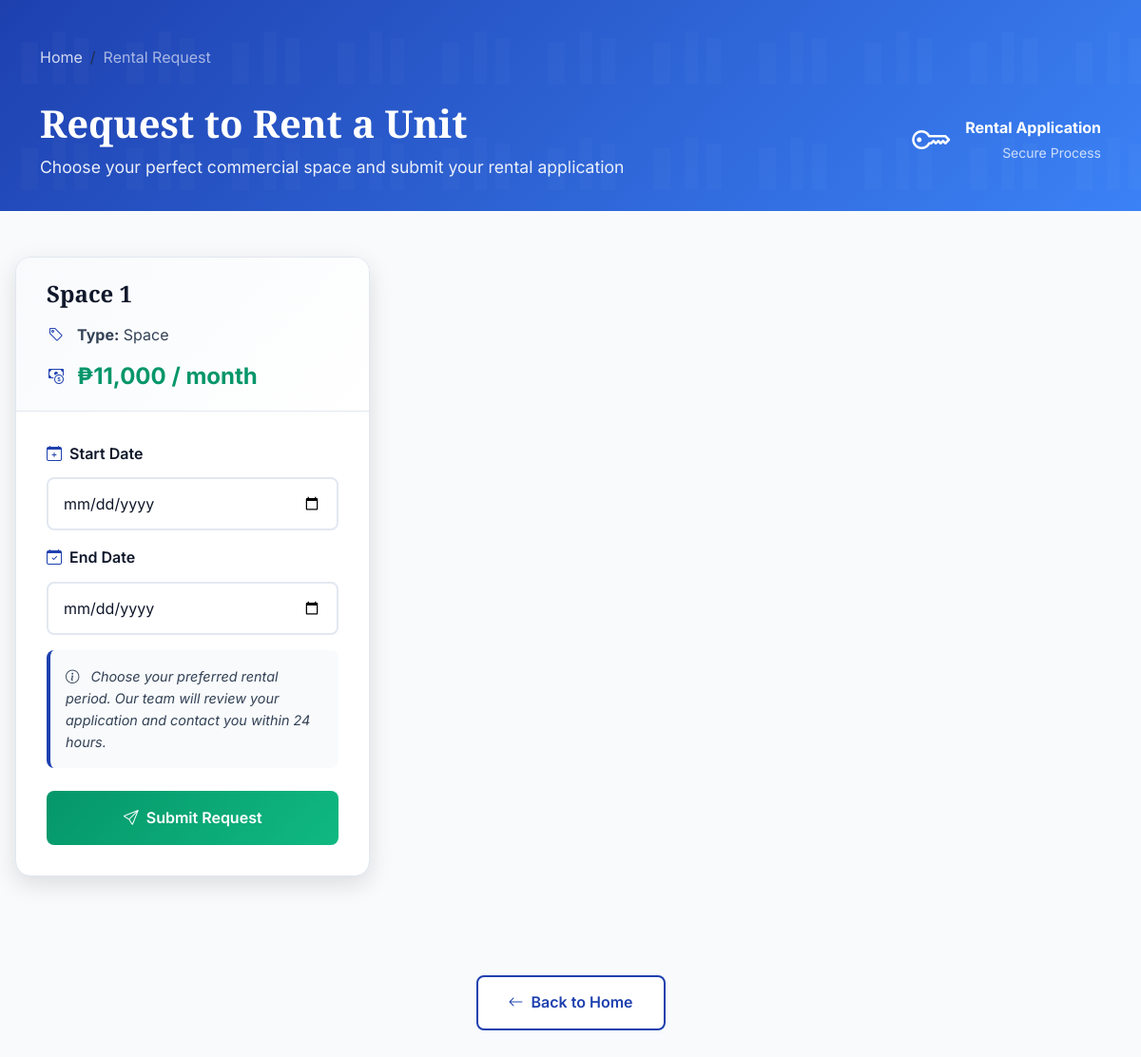
The page /rent_request.php?space_id=59 (signed in) on the database its author committed.
### tables this page shows
CREATE TABLE `space` (
  `Space_ID` int(11) NOT NULL,
  `Name` varchar(255) DEFAULT NULL,
  `SpaceType_ID` int(11) DEFAULT NULL,
  `UA_ID` int(11) DEFAULT NULL,
  `Street` varchar(255) DEFAULT NULL,
  `Brgy` varchar(255) DEFAULT NULL,
  `City` varchar(255) DEFAULT NULL,
  `Photo` varchar(255) DEFAULT NULL,
  `Price` decimal(10,2) DEFAULT NULL,
  `Flow_Status` varchar(10) NOT NULL DEFAULT 'new',
  `Photo1` varchar(255) DEFAULT NULL,
  `Photo2` varchar(255) DEFAULT NULL,
  `Photo3` varchar(255) DEFAULT NULL,
  `Photo4` varchar(255) DEFAULT NULL,
  `Photo5` varchar(255) DEFAULT NULL
);

CREATE TABLE `spacetype` (
  `SpaceType_ID` int(11) NOT NULL,
  `SpaceTypeName` varchar(255) DEFAULT NULL
);

### database/database.php (called while the page is built, shortened)
<?php
class Database {
    private $host = "localhost";
    private $dbname = "asrp";
    private $user = "root";
    private $pass = "";
    private $pdo;
    public function __construct() {
        $dsn = "mysql:host={$this->host};dbname={$this->dbname};charset=utf8mb4";
        $options = [
            PDO::ATTR_ERRMODE            => PDO::ERRMODE_EXCEPTION,
            PDO::ATTR_DEFAULT_FETCH_MODE => PDO::FETCH_ASSOC,
            PDO::ATTR_EMULATE_PREPARES   => false,
        ];
        try {
            $this->pdo = new PDO($dsn, $this->user, $this->pass, $options);
        } catch (PDOException $e) {
            die("Database connection failed: " . $e->getMessage());
        }
    }
    public function getAvailableUnitsForRental($id) {
        $sql = "SELECT s.Space_ID, s.Name, s.Price, st.SpaceTypeName
                FROM space s
                LEFT JOIN spacetype st ON s.SpaceType_ID = st.SpaceType_ID
                LEFT JOIN spaceavailability sa ON s.Space_ID = sa.Space_ID AND sa.Status = 'Occupied'
                WHERE sa.Status IS NULL AND s.Space_ID = ?";
        try {
            $stmt = $this->pdo->prepare($sql);
            $stmt->execute([$id]);
            return $stmt->fetchAll();
        } catch (PDOException $e) {
            return [];
        }
    }
}
?>

### rent_request.php (the view, shortened to what this page needs)
<?php
require 'database/database.php';
$db = new Database();
$logged_in = isset($_SESSION['client_id']);
$id = $_GET["space_id"];
$available_units = $db->getAvailableUnitsForRental($id);
?>
<!doctype html>
<html lang="en">
<head>
    <link rel="stylesheet" href="https://cdn.jsdelivr.net/npm/bootstrap-icons@1.11.3/font/bootstrap-icons.css">
    <link rel="stylesheet" href="https://cdnjs.cloudflare.com/ajax/libs/font-awesome/6.5.0/css/all.min.css">
    <link href="https://cdn.jsdelivr.net/npm/bootstrap@5.3.6/dist/css/bootstrap.min.css" rel="stylesheet">
</head>
<body>
    <div class="main-container">
        <section class="rental-header">
            <div class="container">
                <nav aria-label="breadcrumb">
                    <ol class="breadcrumb">
                        <li class="breadcrumb-item"><a href="index.php">Home</a></li>
                        <li class="breadcrumb-item active" aria-current="page">Rental Request</li>
                    </ol>
                </nav>
                <div class="row align-items-center">
                    <div class="col-md-8">
                        <h1>Request to Rent a Unit</h1>
                        <p>Choose your perfect commercial space and submit your rental application</p>
                    </div>
                    <div class="col-md-4 text-md-end">
                        <div class="d-flex align-items-center justify-content-md-end">
                            <i class="bi bi-key fs-1 me-3"></i>
                            <div>
                                <div class="fw-bold">Rental Application</div>
                                <small class="opacity-75">Secure Process</small>
                            </div>
                        </div>
                    </div>
                </div>
            </div>
        </section>
        <?php if (!$logged_in): ?>
            <div class="login-required animate-on-scroll">
                <div class="login-card">
                    <div class="login-icon">
                        <i class="bi bi-shield-lock"></i>
                    </div>
                    <h2 class="login-title">Login Required</h2>
                    <p class="login-description">
                        Please log in to your account to submit a rental request. If you don't have an account,
                        you can register from our homepage.
                    </p>
                    <button class="btn btn-primary btn-lg" data-bs-toggle="modal" data-bs-target="#loginModal">
                        <i class="bi bi-person me-2"></i>Login to Continue
                    </button>
                </div>
            </div>
        <?php else: ?>
            <div class="row">
                <?php if ($available_units && count($available_units) > 0): ?>
                    <?php foreach ($available_units as $space): ?>
                        <div class="col-lg-6 col-xl-4 mb-4 animate-on-scroll">
                            <div class="rental-card">
                                <div class="rental-card-header">
                                    <h3 class="rental-card-title"><?= htmlspecialchars($space['Name']) ?></h3>
                                    <div class="rental-info">
                                        <div class="info-item">
                                            <i class="bi bi-tag"></i>
                                            <span><strong>Type:</strong> <?= htmlspecialchars($space['SpaceTypeName']) ?></span>
                                        </div>
                                        <div class="info-item">
                                            <i class="bi bi-cash-coin"></i>
                                            <span class="price-highlight">₱<?= number_format($space['Price'], 0) ?> / month</span>
                                        </div>
                                    </div>
                                </div>
                                <div class="rental-card-body">
                                    <form method="post" action="" onsubmit="return showConfirmModal(this, <?= htmlspecialchars(json_encode($space['Price'])) ?>, '<?= htmlspecialchars($space['Name']) ?>');">
                                        <div class="mb-3">
                                            <label class="form-label">
                                                <i class="bi bi-calendar-plus"></i>
                                                Start Date
                                            </label>
                                            <input type="date" name="start_date" class="form-control" required min="<?= date('Y-m-d') ?>">
                                        </div>
                                        <div class="mb-3">
                                            <label class="form-label">
                                                <i class="bi bi-calendar-check"></i>
                                                End Date
                                            </label>
                                            <input type="date" name="end_date" class="form-control" required min="<?= date('Y-m-d') ?>">
                                        </div>
                                        <div class="rental-notes">
                                            <p>
                                                <i class="bi bi-info-circle me-2"></i>
                                                Choose your preferred rental period. Our team will review your application and contact you within 24 hours.
                                            </p>
                                        </div>
                                        <button type="submit" class="request-btn">
                                            <i class="bi bi-send"></i>
                                            Submit Request
                                        </button>
                                    </form>
                                </div>
                            </div>
                        </div>
                    <?php endforeach; ?>
                <?php endif; ?>
            </div>
        <?php endif; ?>
        <div class="navigation-section">
            <a href="index.php" class="nav-btn">
                <i class="bi bi-arrow-left"></i>
                Back to Home
            </a>
        </div>
    </div>
</body>
</html>

### rent_request.php (style rules this page uses)
:root { --primary: #1e40af; --primary-light: #3b82f6; --primary-dark: #1e3a8a; --secondary: #0f172a; --accent: #ef4444; --accent-light: #f87171; --success: #059669; --warning: #d97706; --light: #f8fafc; --lighter: #ffffff; --gray: #64748b; --gray-light: #e2e8f0; --gray-dark: #334155; --shadow-sm: 0 1px 3px rgba(0, 0, 0, 0.05); --shadow-md: 0 4px 12px rgba(0, 0, 0, 0.08); --shadow-lg: 0 8px 24px rgba(0, 0, 0, 0.12); --shadow-xl: 0 16px 40px rgba(0, 0, 0, 0.15); --border-radius: 16px; --border-radius-sm: 8px; --transition: all 0.3s cubic-bezier(0.4, 0, 0.2, 1); }
* { margin: 0; padding: 0; box-sizing: border-box; }
body { font-family: 'Inter', -apple-system, BlinkMacSystemFont, sans-serif; background: var(--light); color: var(--secondary); line-height: 1.6; padding-top: 2rem; }
.main-container { max-width: 1200px; margin: 0 auto; padding: 0 1rem; }
.rental-header { background: linear-gradient(135deg, var(--primary) 0%, var(--primary-light) 100%); color: white; padding: 3rem 0 2rem; margin: -2rem -1rem 3rem; position: relative; overflow: hidden; }
.rental-header::before { content: ''; position: absolute; top: 0; left: 0; right: 0; bottom: 0; opacity: 0.2; }
.rental-header h1 { font-family: 'Playfair Display', serif; font-size: 2.5rem; font-weight: 700; margin-bottom: 0.5rem; position: relative; z-index: 2; }
.rental-header p { font-size: 1.1rem; opacity: 0.9; margin-bottom: 0; position: relative; z-index: 2; }
.breadcrumb { background: transparent; padding: 0; margin: 0 0 2rem 0; position: relative; z-index: 2; }
.breadcrumb-item a { color: rgba(255, 255, 255, 0.8); text-decoration: none; }
.breadcrumb-item.active { color: rgba(255, 255, 255, 0.6); }
.rental-card { background: var(--lighter); border-radius: var(--border-radius); box-shadow: var(--shadow-lg); border: 1px solid var(--gray-light); overflow: hidden; transition: var(--transition); height: 100%; position: relative; }
.rental-card-header { background: linear-gradient(135deg, var(--light) 0%, var(--lighter) 100%); padding: 1.5rem 2rem 1rem; border-bottom: 1px solid var(--gray-light); }
.rental-card-title { font-family: 'Playfair Display', serif; font-size: 1.5rem; font-weight: 700; color: var(--secondary); margin-bottom: 1rem; }
.rental-info { display: flex; flex-direction: column; gap: 0.75rem; }
.info-item { display: flex; align-items: center; color: var(--gray-dark); }
.info-item i { color: var(--primary); margin-right: 0.75rem; width: 20px; text-align: center; }
.price-highlight { font-size: 1.5rem; font-weight: 700; color: var(--success); }
.rental-card-body { padding: 2rem; }
.form-label { font-weight: 600; color: var(--secondary); margin-bottom: 0.75rem; display: flex; align-items: center; }
.form-label i { margin-right: 0.5rem; color: var(--primary); }
.form-control { background: var(--lighter); border: 2px solid var(--gray-light); border-radius: var(--border-radius-sm); padding: 0.875rem 1rem; font-size: 1rem; transition: var(--transition); color: var(--secondary); }
.rental-notes { background: var(--light); border-radius: var(--border-radius-sm); padding: 1rem; margin-bottom: 1.5rem; border-left: 4px solid var(--primary); }
.rental-notes p { color: var(--gray-dark); font-size: 0.9rem; margin: 0; font-style: italic; }
.request-btn { background: linear-gradient(135deg, var(--success) 0%, #10b981 100%); color: white; border: none; border-radius: var(--border-radius-sm); padding: 1rem 2rem; font-weight: 600; font-size: 1rem; width: 100%; transition: var(--transition); display: flex; align-items: center; justify-content: center; }
.request-btn i { margin-right: 0.5rem; }
.navigation-section { text-align: center; margin-top: 3rem; padding: 2rem 0; }
.nav-btn { background: var(--lighter); color: var(--primary); border: 2px solid var(--primary); border-radius: var(--border-radius-sm); padding: 0.875rem 2rem; font-weight: 600; text-decoration: none; transition: var(--transition); display: inline-flex; align-items: center; }
.nav-btn i { margin-right: 0.5rem; }
.animate-on-scroll { opacity: 0; transform: translateY(30px); transition: all 0.8s ease-out; }
.animate-on-scroll.animate { opacity: 1; transform: translateY(0); }

### rows shown on the page
space: Name "Space 1", SpaceType_ID.SpaceTypeName "Space", Price "11,000"
